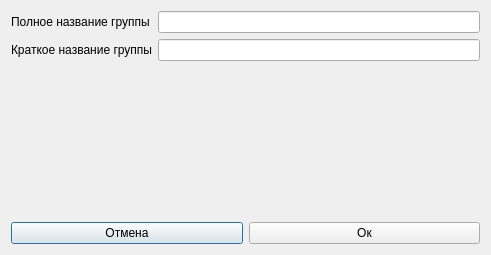
<?xml version="1.0" encoding="UTF-8"?>
<ui version="4.0">
 <class>Dialog</class>
 <widget class="QDialog" name="Dialog">
  <property name="geometry">
   <rect>
    <x>0</x>
    <y>0</y>
    <width>491</width>
    <height>255</height>
   </rect>
  </property>
  <property name="windowTitle">
   <string>Dialog</string>
  </property>
  <layout class="QVBoxLayout" name="verticalLayout">
   <item>
    <layout class="QFormLayout" name="formLayout">
     <item row="0" column="0">
      <widget class="QLabel" name="label">
       <property name="text">
        <string>Полное название группы</string>
       </property>
      </widget>
     </item>
     <item row="0" column="1">
      <widget class="QLineEdit" name="lineEdit"/>
     </item>
     <item row="1" column="0">
      <widget class="QLabel" name="label_2">
       <property name="text">
        <string>Краткое название группы</string>
       </property>
      </widget>
     </item>
     <item row="1" column="1">
      <widget class="QLineEdit" name="lineEdit_2"/>
     </item>
    </layout>
   </item>
   <item>
    <layout class="QHBoxLayout" name="horizontalLayout">
     <item>
      <widget class="QPushButton" name="pushButton_2">
       <property name="text">
        <string>Отмена</string>
       </property>
      </widget>
     </item>
     <item>
      <widget class="QPushButton" name="pushButton">
       <property name="text">
        <string>Ок</string>
       </property>
      </widget>
     </item>
    </layout>
   </item>
  </layout>
 </widget>
 <resources/>
 <connections/>
</ui>
